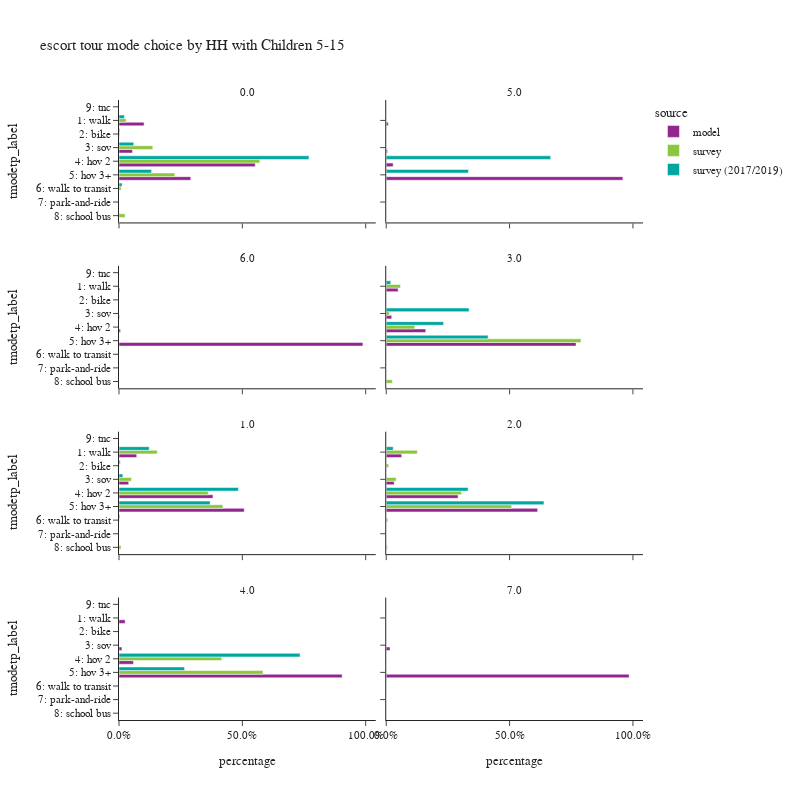

Notebook code cell kept with this figure:
### Code cell
plot_mode_choice(es_tour,
                 "hh515",
                 {
                  "tmodetp_label":["1: walk","2: bike","3: sov","4: hov 2","5: hov 3+","6: walk to transit",
                                   "7: park-and-ride","8: school bus","9: other–survey only"]},
                 "HH with Children 5-15",2,800)

### Figure 1 — Plotly figure (JSON) as saved in the notebook; plotly's stock layout.template omitted (floating-point values rounded to 4 significant figures)
{"data": [{"alignmentgroup": "True", "customdata": [[32735], [213], [17568], [177667], [93527]], "hovertemplate": "source=model<br>hh515=0.0<br>percentage=%{x}<br>tmodetp_label=%{y}<br>sample count=%{customdata[0]}<extra></extra>", "legendgroup": "model", "marker": {"color": "#91268F", "pattern": {"shape": ""}}, "name": "model", "offsetgroup": "model", "orientation": "h", "showlegend": true, "textposition": "auto", "type": "bar", "x": [0.1018, 0.0006621, 0.05461, 0.5523, 0.2907], "xaxis": "x7", "y": ["1: walk", "2: bike", "3: sov", "4: hov 2", "5: hov 3+"], "yaxis": "y7"}, {"alignmentgroup": "True", "customdata": [[26], [16], [90], [3091]], "hovertemplate": "source=model<br>hh515=5.0<br>percentage=%{x}<br>tmodetp_label=%{y}<br>sample count=%{customdata[0]}<extra></extra>", "legendgroup": "model", "marker": {"color": "#91268F", "pattern": {"shape": ""}}, "name": "model", "offsetgroup": "model", "orientation": "h", "showlegend": false, "textposition": "auto", "type": "bar", "x": [0.008067, 0.004964, 0.02792, 0.959], "xaxis": "x8", "y": ["1: walk", "3: sov", "4: hov 2", "5: hov 3+"], "yaxis": "y8"}, {"alignmentgroup": "True", "customdata": [[8], [6], [17], [2728]], "hovertemplate": "source=model<br>hh515=6.0<br>percentage=%{x}<br>tmodetp_label=%{y}<br>sample count=%{customdata[0]}<extra></extra>", "legendgroup": "model", "marker": {"color": "#91268F", "pattern": {"shape": ""}}, "name": "model", "offsetgroup": "model", "orientation": "h", "showlegend": false, "textposition": "auto", "type": "bar", "x": [0.0029, 0.002175, 0.006162, 0.9888], "xaxis": "x5", "y": ["1: walk", "3: sov", "4: hov 2", "5: hov 3+"], "yaxis": "y5"}, {"alignmentgroup": "True", "customdata": [[1874], [5], [863], [6228], [29928]], "hovertemplate": "source=model<br>hh515=3.0<br>percentage=%{x}<br>tmodetp_label=%{y}<br>sample count=%{customdata[0]}<extra></extra>", "legendgroup": "model", "marker": {"color": "#91268F", "pattern": {"shape": ""}}, "name": "model", "offsetgroup": "model", "orientation": "h", "showlegend": false, "textposition": "auto", "type": "bar", "x": [0.04818, 0.0001285, 0.02219, 0.1601, 0.7694], "xaxis": "x6", "y": ["1: walk", "2: bike", "3: sov", "4: hov 2", "5: hov 3+"], "yaxis": "y6"}, {"alignmentgroup": "True", "customdata": [[17011], [54], [9287], [90074], [120074]], "hovertemplate": "source=model<br>hh515=1.0<br>percentage=%{x}<br>tmodetp_label=%{y}<br>sample count=%{customdata[0]}<extra></extra>", "legendgroup": "model", "marker": {"color": "#91268F", "pattern": {"shape": ""}}, "name": "model", "offsetgroup": "model", "orientation": "h", "showlegend": false, "textposition": "auto", "type": "bar", "x": [0.07193, 0.0002283, 0.03927, 0.3809, 0.5077], "xaxis": "x3", "y": ["1: walk", "2: bike", "3: sov", "4: hov 2", "5: hov 3+"], "yaxis": "y3"}, {"alignmentgroup": "True", "customdata": [[9267], [25], [4765], [43060], [90720]], "hovertemplate": "source=model<br>hh515=2.0<br>percentage=%{x}<br>tmodetp_label=%{y}<br>sample count=%{customdata[0]}<extra></extra>", "legendgroup": "model", "marker": {"color": "#91268F", "pattern": {"shape": ""}}, "name": "model", "offsetgroup": "model", "orientation": "h", "showlegend": false, "textposition": "auto", "type": "bar", "x": [0.06268, 0.0001691, 0.03223, 0.2913, 0.6136], "xaxis": "x4", "y": ["1: walk", "2: bike", "3: sov", "4: hov 2", "5: hov 3+"], "yaxis": "y4"}, {"alignmentgroup": "True", "customdata": [[291], [1], [139], [689], [10619]], "hovertemplate": "source=model<br>hh515=4.0<br>percentage=%{x}<br>tmodetp_label=%{y}<br>sample count=%{customdata[0]}<extra></extra>", "legendgroup": "model", "marker": {"color": "#91268F", "pattern": {"shape": ""}}, "name": "model", "offsetgroup": "model", "orientation": "h", "showlegend": false, "textposition": "auto", "type": "bar", "x": [0.02479, 8.519e-05, 0.01184, 0.05869, 0.9046], "xaxis": "x", "y": ["1: walk", "2: bike", "3: sov", "4: hov 2", "5: hov 3+"], "yaxis": "y"}, {"alignmentgroup": "True", "customdata": [[1], [64]], "hovertemplate": "source=model<br>hh515=7.0<br>percentage=%{x}<br>tmodetp_label=%{y}<br>sample count=%{customdata[0]}<extra></extra>", "legendgroup": "model", "marker": {"color": "#91268F", "pattern": {"shape": ""}}, "name": "model", "offsetgroup": "model", "orientation": "h", "showlegend": false, "textposition": "auto", "type": "bar", "x": [0.01538, 0.9846], "xaxis": "x2", "y": ["3: sov", "5: hov 3+"], "yaxis": "y2"}, {"alignmentgroup": "True", "customdata": [[23], [9], [37], [172], [63], [8], [1]], "hovertemplate": "source=survey<br>hh515=0.0<br>percentage=%{x}<br>tmodetp_label=%{y}<br>sample count=%{customdata[0]}<extra></extra>", "legendgroup": "survey", "marker": {"color": "#8CC63E", "pattern": {"shape": ""}}, "name": "survey", "offsetgroup": "survey", "orientation": "h", "showlegend": true, "textposition": "auto", "type": "bar", "x": [0.02845, 0.003444, 0.137, 0.5709, 0.2265, 0.009005, 0.02477], "xaxis": "x7", "y": ["1: walk", "2: bike", "3: sov", "4: hov 2", "5: hov 3+", "6: walk to transit", "8: school bus"], "yaxis": "y7"}, {"alignmentgroup": "True", "customdata": [[3], [1], [6], [27], [1]], "hovertemplate": "source=survey<br>hh515=3.0<br>percentage=%{x}<br>tmodetp_label=%{y}<br>sample count=%{customdata[0]}<extra></extra>", "legendgroup": "survey", "marker": {"color": "#8CC63E", "pattern": {"shape": ""}}, "name": "survey", "offsetgroup": "survey", "orientation": "h", "showlegend": false, "textposition": "auto", "type": "bar", "x": [0.05779, 0.01251, 0.1156, 0.7895, 0.02459], "xaxis": "x6", "y": ["1: walk", "3: sov", "4: hov 2", "5: hov 3+", "8: school bus"], "yaxis": "y6"}, {"alignmentgroup": "True", "customdata": [[33], [4], [8], [77], [64], [2], [1]], "hovertemplate": "source=survey<br>hh515=1.0<br>percentage=%{x}<br>tmodetp_label=%{y}<br>sample count=%{customdata[0]}<extra></extra>", "legendgroup": "survey", "marker": {"color": "#8CC63E", "pattern": {"shape": ""}}, "name": "survey", "offsetgroup": "survey", "orientation": "h", "showlegend": false, "textposition": "auto", "type": "bar", "x": [0.1552, 0.001829, 0.05035, 0.3618, 0.4211, 0.001547, 0.008171], "xaxis": "x3", "y": ["1: walk", "2: bike", "3: sov", "4: hov 2", "5: hov 3+", "6: walk to transit", "8: school bus"], "yaxis": "y3"}, {"alignmentgroup": "True", "customdata": [[28], [1], [4], [51], [102], [3], [3]], "hovertemplate": "source=survey<br>hh515=2.0<br>percentage=%{x}<br>tmodetp_label=%{y}<br>sample count=%{customdata[0]}<extra></extra>", "legendgroup": "survey", "marker": {"color": "#8CC63E", "pattern": {"shape": ""}}, "name": "survey", "offsetgroup": "survey", "orientation": "h", "showlegend": false, "textposition": "auto", "type": "bar", "x": [0.1259, 0.009819, 0.04005, 0.3049, 0.5085, 0.006488, 0.004352], "xaxis": "x4", "y": ["1: walk", "2: bike", "3: sov", "4: hov 2", "5: hov 3+", "6: walk to transit", "8: school bus"], "yaxis": "y4"}, {"alignmentgroup": "True", "customdata": [[4], [10]], "hovertemplate": "source=survey<br>hh515=4.0<br>percentage=%{x}<br>tmodetp_label=%{y}<br>sample count=%{customdata[0]}<extra></extra>", "legendgroup": "survey", "marker": {"color": "#8CC63E", "pattern": {"shape": ""}}, "name": "survey", "offsetgroup": "survey", "orientation": "h", "showlegend": false, "textposition": "auto", "type": "bar", "x": [0.4163, 0.5837], "xaxis": "x", "y": ["4: hov 2", "5: hov 3+"], "yaxis": "y"}, {"alignmentgroup": "True", "customdata": [[39], [5], [22], [172], [84], [7], [1]], "hovertemplate": "source=survey (2017/2019)<br>hh515=0.0<br>percentage=%{x}<br>tmodetp_label=%{y}<br>sample count=%{customdata[0]}<extra></extra>", "legendgroup": "survey (2017/2019)", "marker": {"color": "#00A7A0", "pattern": {"shape": ""}}, "name": "survey (2017/2019)", "offsetgroup": "survey (2017/2019)", "orientation": "h", "showlegend": true, "textposition": "auto", "type": "bar", "x": [0.022, 0.003346, 0.0599, 0.77, 0.132, 0.01251, 0.0001936], "xaxis": "x7", "y": ["1: walk", "2: bike", "3: sov", "4: hov 2", "5: hov 3+", "6: walk to transit", "9: tnc"], "yaxis": "y7"}, {"alignmentgroup": "True", "customdata": [[2], [1]], "hovertemplate": "source=survey (2017/2019)<br>hh515=5.0<br>percentage=%{x}<br>tmodetp_label=%{y}<br>sample count=%{customdata[0]}<extra></extra>", "legendgroup": "survey (2017/2019)", "marker": {"color": "#00A7A0", "pattern": {"shape": ""}}, "name": "survey (2017/2019)", "offsetgroup": "survey (2017/2019)", "orientation": "h", "showlegend": false, "textposition": "auto", "type": "bar", "x": [0.6667, 0.3333], "xaxis": "x8", "y": ["4: hov 2", "5: hov 3+"], "yaxis": "y8"}, {"alignmentgroup": "True", "customdata": [[5], [2], [12], [20]], "hovertemplate": "source=survey (2017/2019)<br>hh515=3.0<br>percentage=%{x}<br>tmodetp_label=%{y}<br>sample count=%{customdata[0]}<extra></extra>", "legendgroup": "survey (2017/2019)", "marker": {"color": "#00A7A0", "pattern": {"shape": ""}}, "name": "survey (2017/2019)", "offsetgroup": "survey (2017/2019)", "orientation": "h", "showlegend": false, "textposition": "auto", "type": "bar", "x": [0.01854, 0.336, 0.2325, 0.413], "xaxis": "x6", "y": ["1: walk", "3: sov", "4: hov 2", "5: hov 3+"], "yaxis": "y6"}, {"alignmentgroup": "True", "customdata": [[36], [3], [3], [101], [96], [6]], "hovertemplate": "source=survey (2017/2019)<br>hh515=1.0<br>percentage=%{x}<br>tmodetp_label=%{y}<br>sample count=%{customdata[0]}<extra></extra>", "legendgroup": "survey (2017/2019)", "marker": {"color": "#00A7A0", "pattern": {"shape": ""}}, "name": "survey (2017/2019)", "offsetgroup": "survey (2017/2019)", "orientation": "h", "showlegend": false, "textposition": "auto", "type": "bar", "x": [0.1224, 0.005003, 0.01577, 0.4839, 0.3693, 0.003522], "xaxis": "x3", "y": ["1: walk", "2: bike", "3: sov", "4: hov 2", "5: hov 3+", "6: walk to transit"], "yaxis": "y3"}, {"alignmentgroup": "True", "customdata": [[19], [2], [66], [89]], "hovertemplate": "source=survey (2017/2019)<br>hh515=2.0<br>percentage=%{x}<br>tmodetp_label=%{y}<br>sample count=%{customdata[0]}<extra></extra>", "legendgroup": "survey (2017/2019)", "marker": {"color": "#00A7A0", "pattern": {"shape": ""}}, "name": "survey (2017/2019)", "offsetgroup": "survey (2017/2019)", "orientation": "h", "showlegend": false, "textposition": "auto", "type": "bar", "x": [0.02832, 0.0004989, 0.3319, 0.6393], "xaxis": "x4", "y": ["1: walk", "3: sov", "4: hov 2", "5: hov 3+"], "yaxis": "y4"}, {"alignmentgroup": "True", "customdata": [[2], [2]], "hovertemplate": "source=survey (2017/2019)<br>hh515=4.0<br>percentage=%{x}<br>tmodetp_label=%{y}<br>sample count=%{customdata[0]}<extra></extra>", "legendgroup": "survey (2017/2019)", "marker": {"color": "#00A7A0", "pattern": {"shape": ""}}, "name": "survey (2017/2019)", "offsetgroup": "survey (2017/2019)", "orientation": "h", "showlegend": false, "textposition": "auto", "type": "bar", "x": [0.7341, 0.2659], "xaxis": "x", "y": ["4: hov 2", "5: hov 3+"], "yaxis": "y"}], "layout": {"annotations": [{"font": {}, "showarrow": false, "text": "4.0", "x": 0.245, "xanchor": "center", "xref": "paper", "y": 0.1975, "yanchor": "bottom", "yref": "paper"}, {"font": {}, "showarrow": false, "text": "7.0", "x": 0.755, "xanchor": "center", "xref": "paper", "y": 0.1975, "yanchor": "bottom", "yref": "paper"}, {"font": {}, "showarrow": false, "text": "1.0", "x": 0.245, "xanchor": "center", "xref": "paper", "y": 0.465, "yanchor": "bottom", "yref": "paper"}, {"font": {}, "showarrow": false, "text": "2.0", "x": 0.755, "xanchor": "center", "xref": "paper", "y": 0.465, "yanchor": "bottom", "yref": "paper"}, {"font": {}, "showarrow": false, "text": "6.0", "x": 0.245, "xanchor": "center", "xref": "paper", "y": 0.7325, "yanchor": "bottom", "yref": "paper"}, {"font": {}, "showarrow": false, "text": "3.0", "x": 0.755, "xanchor": "center", "xref": "paper", "y": 0.7325, "yanchor": "bottom", "yref": "paper"}, {"font": {}, "showarrow": false, "text": "0.0", "x": 0.245, "xanchor": "center", "xref": "paper", "y": 1.0, "yanchor": "bottom", "yref": "paper"}, {"font": {}, "showarrow": false, "text": "5.0", "x": 0.755, "xanchor": "center", "xref": "paper", "y": 1.0, "yanchor": "bottom", "yref": "paper"}], "barmode": "group", "height": 800, "legend": {"title": {"text": "source"}, "tracegroupgap": 0}, "title": {"text": "escort tour mode choice by HH with Children 5-15"}, "width": 800, "xaxis": {"anchor": "y", "domain": [0.0, 0.49], "tickformat": ".1%", "title": {"text": "percentage"}}, "xaxis2": {"anchor": "y2", "domain": [0.51, 1.0], "matches": "x", "tickformat": ".1%", "title": {"text": "percentage"}}, "xaxis3": {"anchor": "y3", "domain": [0.0, 0.49], "matches": "x", "showticklabels": false, "tickformat": ".1%"}, "xaxis4": {"anchor": "y4", "domain": [0.51, 1.0], "matches": "x", "showticklabels": false, "tickformat": ".1%"}, "xaxis5": {"anchor": "y5", "domain": [0.0, 0.49], "matches": "x", "showticklabels": false, "tickformat": ".1%"}, "xaxis6": {"anchor": "y6", "domain": [0.51, 1.0], "matches": "x", "showticklabels": false, "tickformat": ".1%"}, "xaxis7": {"anchor": "y7", "domain": [0.0, 0.49], "matches": "x", "showticklabels": false, "tickformat": ".1%"}, "xaxis8": {"anchor": "y8", "domain": [0.51, 1.0], "matches": "x", "showticklabels": false, "tickformat": ".1%"}, "yaxis": {"anchor": "x", "categoryarray": ["9: other–survey only", "8: school bus", "7: park-and-ride", "6: walk to transit", "5: hov 3+", "4: hov 2", "3: sov", "2: bike", "1: walk"], "categoryorder": "array", "domain": [0.0, 0.1975], "title": {"text": "tmodetp_label"}}, "yaxis2": {"anchor": "x2", "domain": [0.0, 0.1975], "matches": "y", "showticklabels": false}, "yaxis3": {"anchor": "x3", "categoryarray": ["9: other–survey only", "8: school bus", "7: park-and-ride", "6: walk to transit", "5: hov 3+", "4: hov 2", "3: sov", "2: bike", "1: walk"], "categoryorder": "array", "domain": [0.2675, 0.465], "matches": "y", "title": {"text": "tmodetp_label"}}, "yaxis4": {"anchor": "x4", "domain": [0.2675, 0.465], "matches": "y", "showticklabels": false}, "yaxis5": {"anchor": "x5", "categoryarray": ["9: other–survey only", "8: school bus", "7: park-and-ride", "6: walk to transit", "5: hov 3+", "4: hov 2", "3: sov", "2: bike", "1: walk"], "categoryorder": "array", "domain": [0.535, 0.7325], "matches": "y", "title": {"text": "tmodetp_label"}}, "yaxis6": {"anchor": "x6", "domain": [0.535, 0.7325], "matches": "y", "showticklabels": false}, "yaxis7": {"anchor": "x7", "categoryarray": ["9: other–survey only", "8: school bus", "7: park-and-ride", "6: walk to transit", "5: hov 3+", "4: hov 2", "3: sov", "2: bike", "1: walk"], "categoryorder": "array", "domain": [0.8025, 1.0], "matches": "y", "title": {"text": "tmodetp_label"}}, "yaxis8": {"anchor": "x8", "domain": [0.8025, 1.0], "matches": "y", "showticklabels": false}}}
